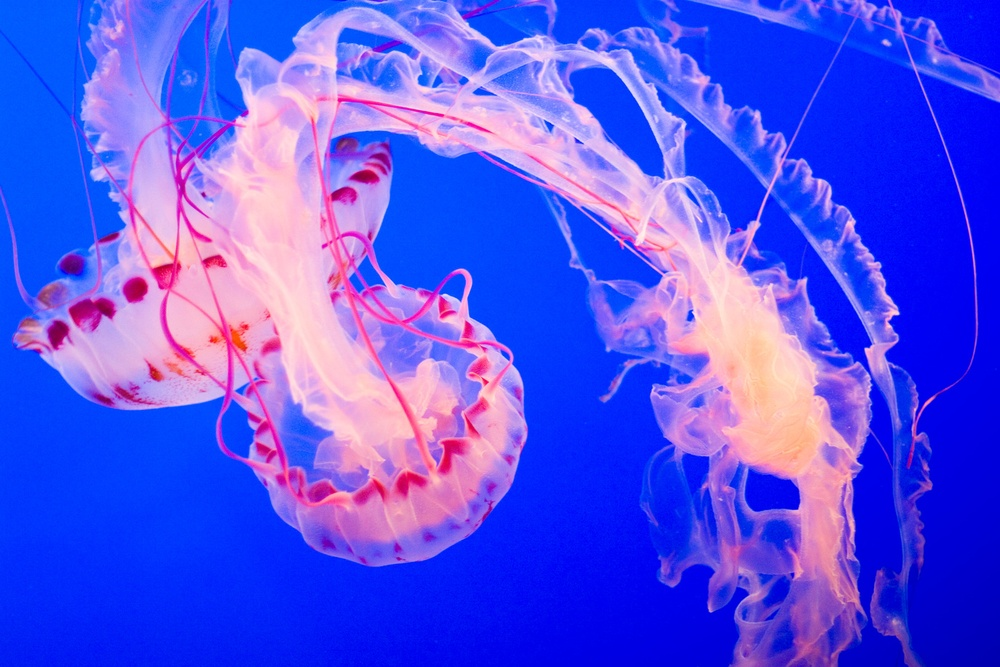
#> input picture histograms/images/medusas.jpg, 1000 x 667 px, shrunk from 1620 x 1080 before the run
$ python equalize.py
#> lines starting #> are read from the running program, lines starting #| are printed output that depends on the picture
# equalize.py

import cv2
import argparse
import numpy as np

# argument parser
ap = argparse.ArgumentParser()
ap.add_argument("-i", "--image", help = "Path tp image", default = 'images/medusas.jpg')
args = vars(ap.parse_args())

image = cv2.imread(args["image"])
#> image is the input picture: shape (667, 1000, 3); mean B, G, R 235.1, 81.6, 83.8
cv2.imshow("Original", image)

image = cv2.imread(args["image"])
image = cv2.cvtColor(image, cv2.COLOR_BGR2GRAY)
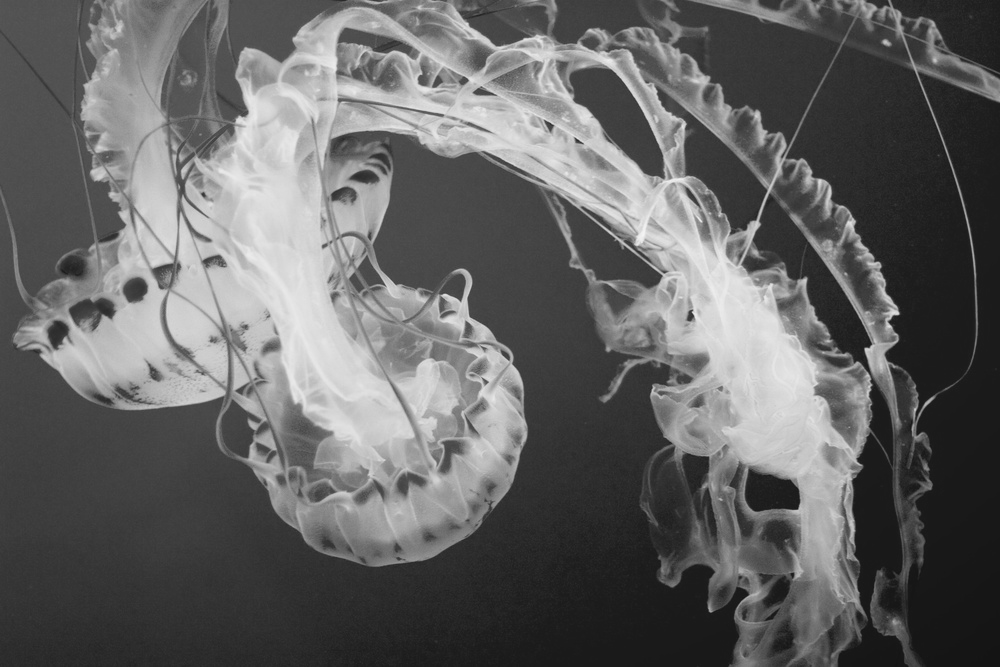
#> image: shape (667, 1000); min 19, max 244, mean 99.8

eq = cv2.equalizeHist(image)
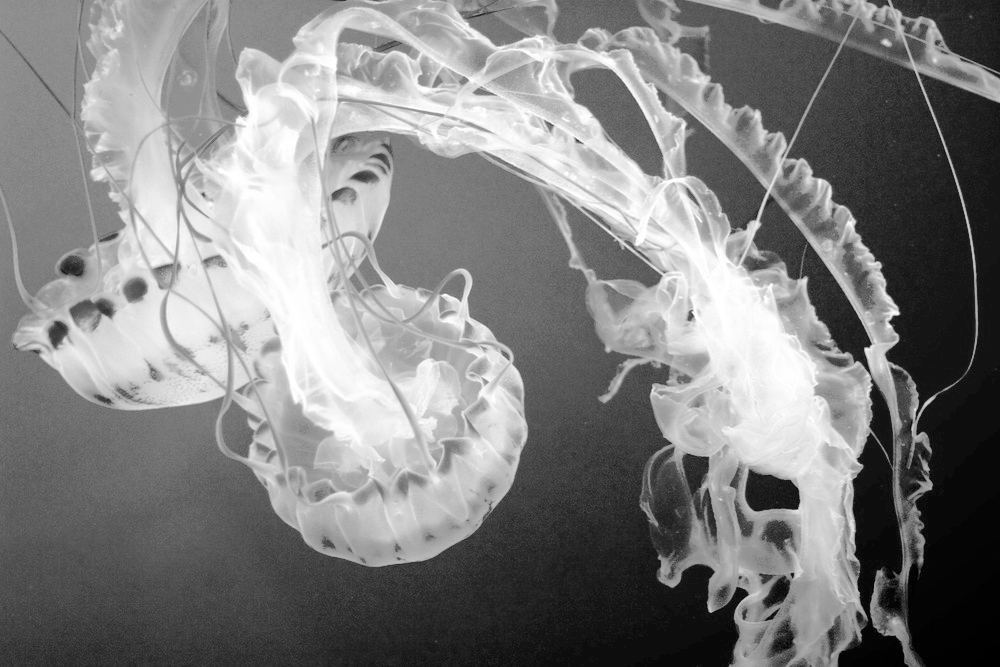
#> eq: shape (667, 1000); min 0, max 255, mean 128.4

cv2.imshow("Histogram Equalization", np.hstack([image, eq]))
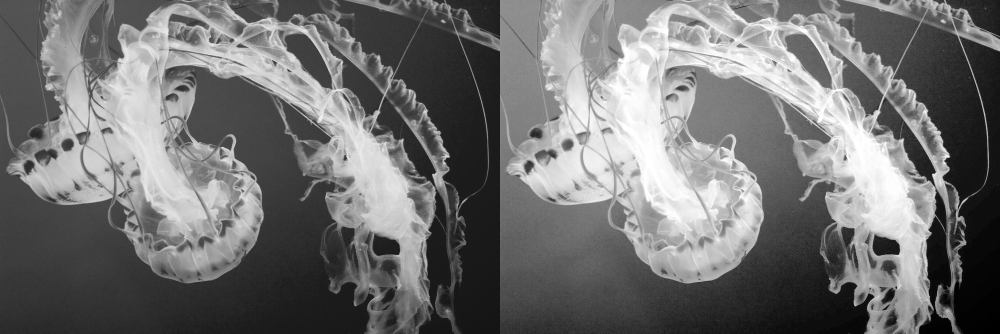
#> window 'Histogram Equalization': shape (667, 2000) (shown at 1/2 size); min 0, max 255, mean 114.1
cv2.waitKey(0)
